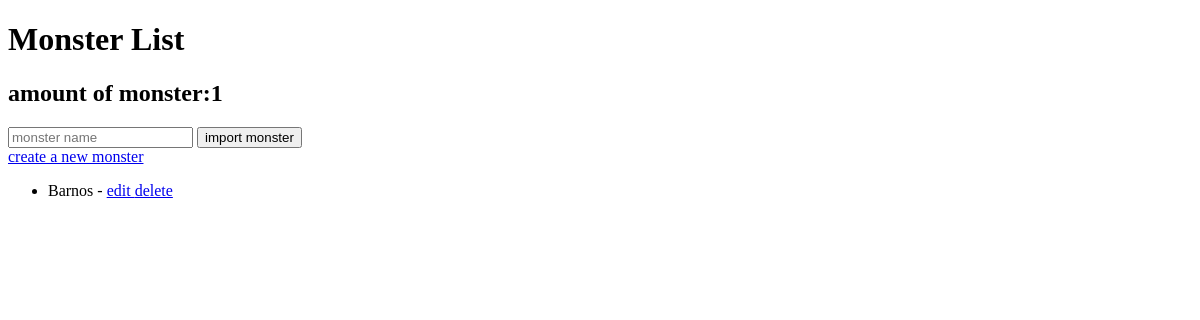
The app's page /, older data.
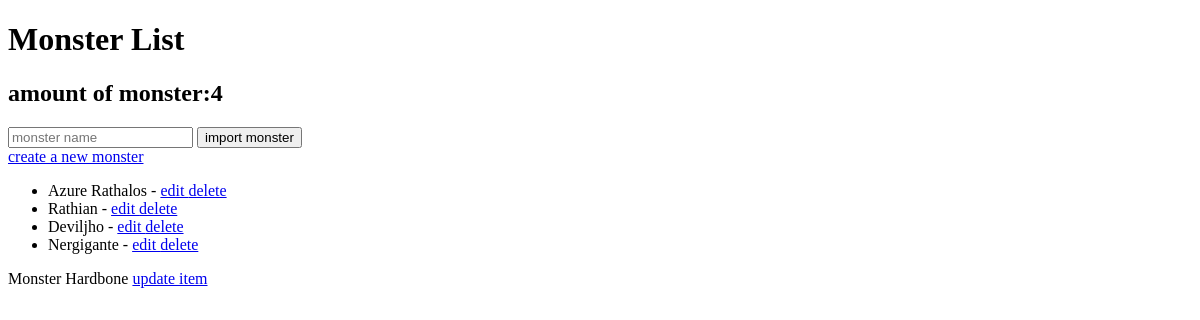
The same page, newer data.
### monsterhunter/models.py (models this page shows, shortened)
class Monster(models.Model):
    name = models.CharField(unique=True, max_length=50)
    species = models.CharField(max_length=100,null=True,blank=True)
    elements = models.CharField(max_length=100,null=True,blank=True)
    description = models.CharField(max_length=500,null=True,blank=True)
    image_url = models.URLField(null=True,blank=True)

class Item(models.Model):
    name = models.CharField(unique=True,max_length=50)
    description = models.TextField(null=True,blank=True)
    rarity = models.IntegerField()
    value = models.IntegerField()

### monsterhunter/views.py (the view)
# urls.py: path("",views.monster_list,name="monster-list"),
def monster_list(request):
    monsters = Monster.objects.all()
    items = Item.objects.all()
    return render(request,"monsterhunter/monster_list.html",{"monsters":monsters,"items":items})

### monsterhunter/templates/monsterhunter/monster_list.html (shortened to what this page needs)
<!DOCTYPE html>
<html lang="en">
<head>
</head>
<body>
<h1>Monster List </h1>
<h2> amount of monster:{{monsters|length}} </h2>
<form method="post" action="{% url 'import'%}">  {% csrf_token %}
<input type="text" name="query_name" placeholder="monster name" required>
<button type="submit">import monster </button>
</form>
<a href="{% url 'create-monster'%}"> create a new monster </a>
{% if monsters %}
<ul>
{% for monster in monsters%}
<li> {{monster.name}} - {{monster.type}}
<a href="{% url 'update-monster' pk=monster.pk %}"> edit
</a>
<a href="{% url 'delete-monster' pk=monster.pk %}"> delete</a>
</li>
{% endfor %}
</ul>
{% else %}
<p> no monster found create one above! </p>
{% endif %}
{% for item in items %}
    {{item.name}}
    <a href="{% url 'update-item' pk=item.pk %}">update item</a>
{% endfor %}
</body>
</html>

Row changes from the older to the newer data that the page shows:
removed Monster: name "Barnos"
added Monster: name "Azure Rathalos"
added Monster: name "Rathian"
added Monster: name "Deviljho"
added Monster: name "Nergigante"
added Item: name "Monster Hardbone"
Text that changed along with them:
{{ monsters|length }}: "1" → "4"
